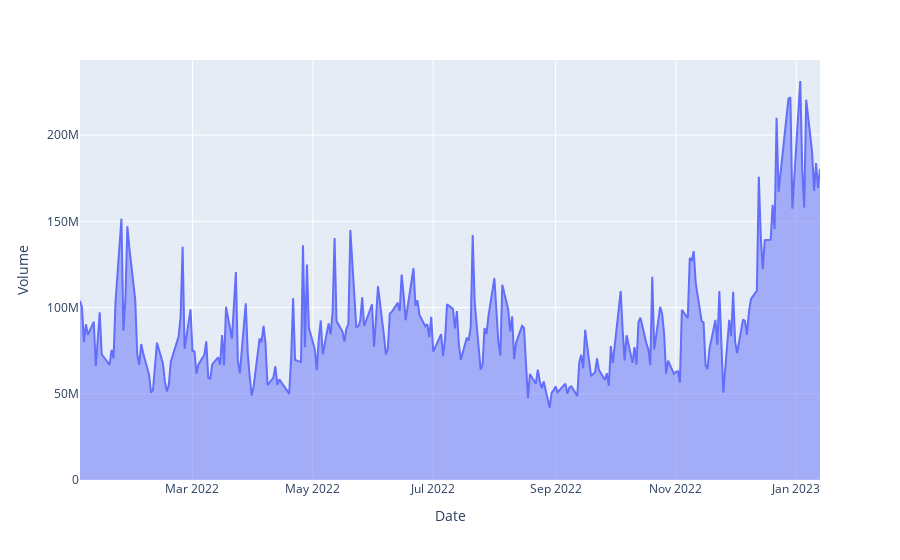

Source (notebook cell):
### Code cell
px.area(df, x='Date', y='Volume')

### Figure 1 — Plotly figure (JSON) as saved in the notebook; plotly's stock layout.template omitted (floating-point values rounded to 4 significant figures; data arrays with more than 128 entries replaced by an {"elided": "..."} marker saying what was removed)
{"data": [{"hovertemplate": "Date=%{x}<br>Volume=%{y}<extra></extra>", "legendgroup": "", "line": {"color": "#636efa"}, "marker": {"symbol": "circle"}, "mode": "lines", "name": "", "orientation": "v", "showlegend": false, "stackgroup": "1", "type": "scatter", "x": {"elided": "260 str values"}, "xaxis": "x", "y": {"elided": "260 int values"}, "yaxis": "y"}], "layout": {"legend": {"tracegroupgap": 0}, "margin": {"t": 60}, "xaxis": {"anchor": "y", "domain": [0, 1], "title": {"text": "Date"}}, "yaxis": {"anchor": "x", "domain": [0, 1], "title": {"text": "Volume"}}}}
